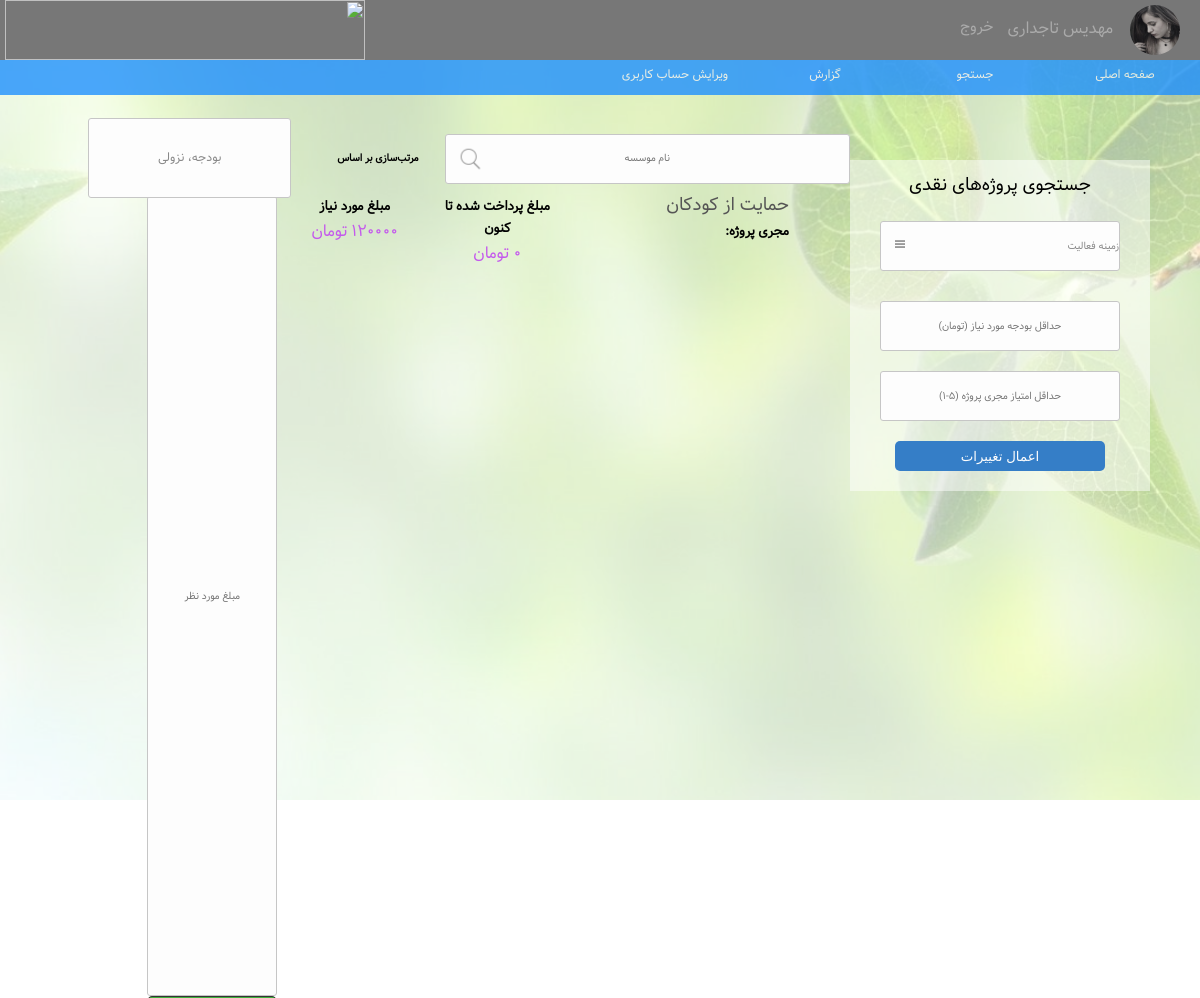
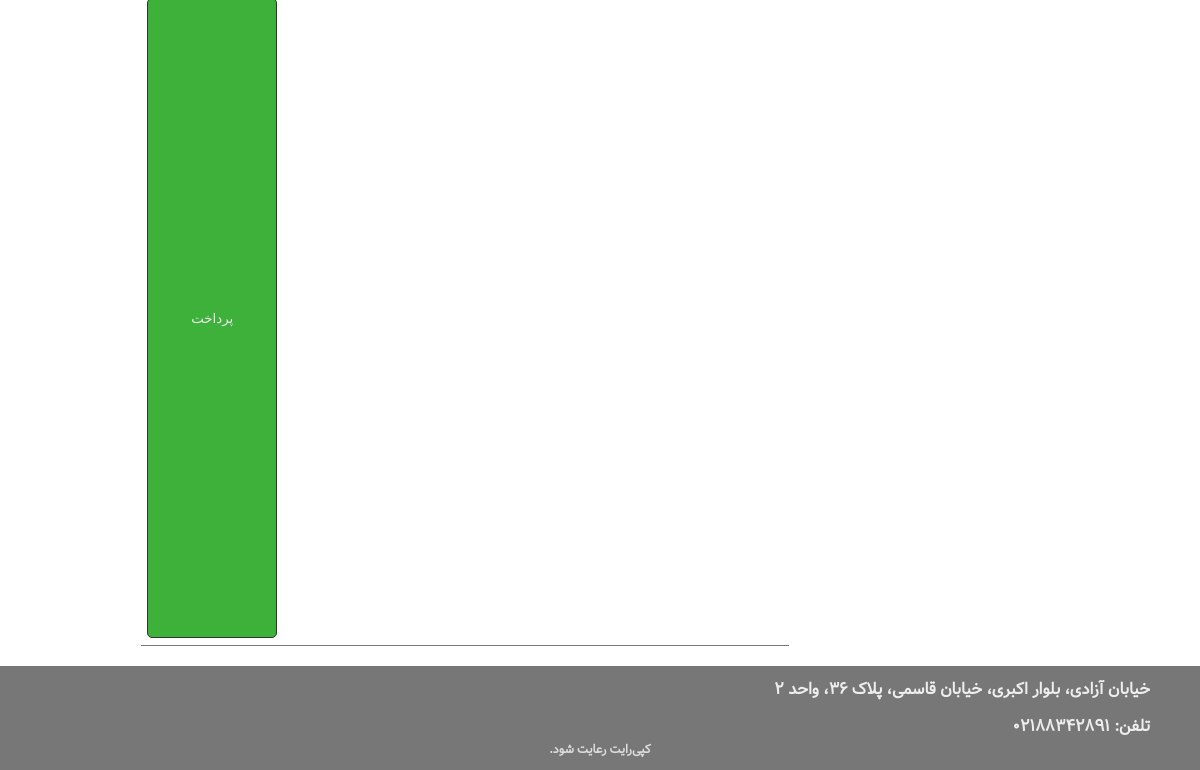
The app's page /search/projects/ (signed in), older data (2 pictures, top to bottom).
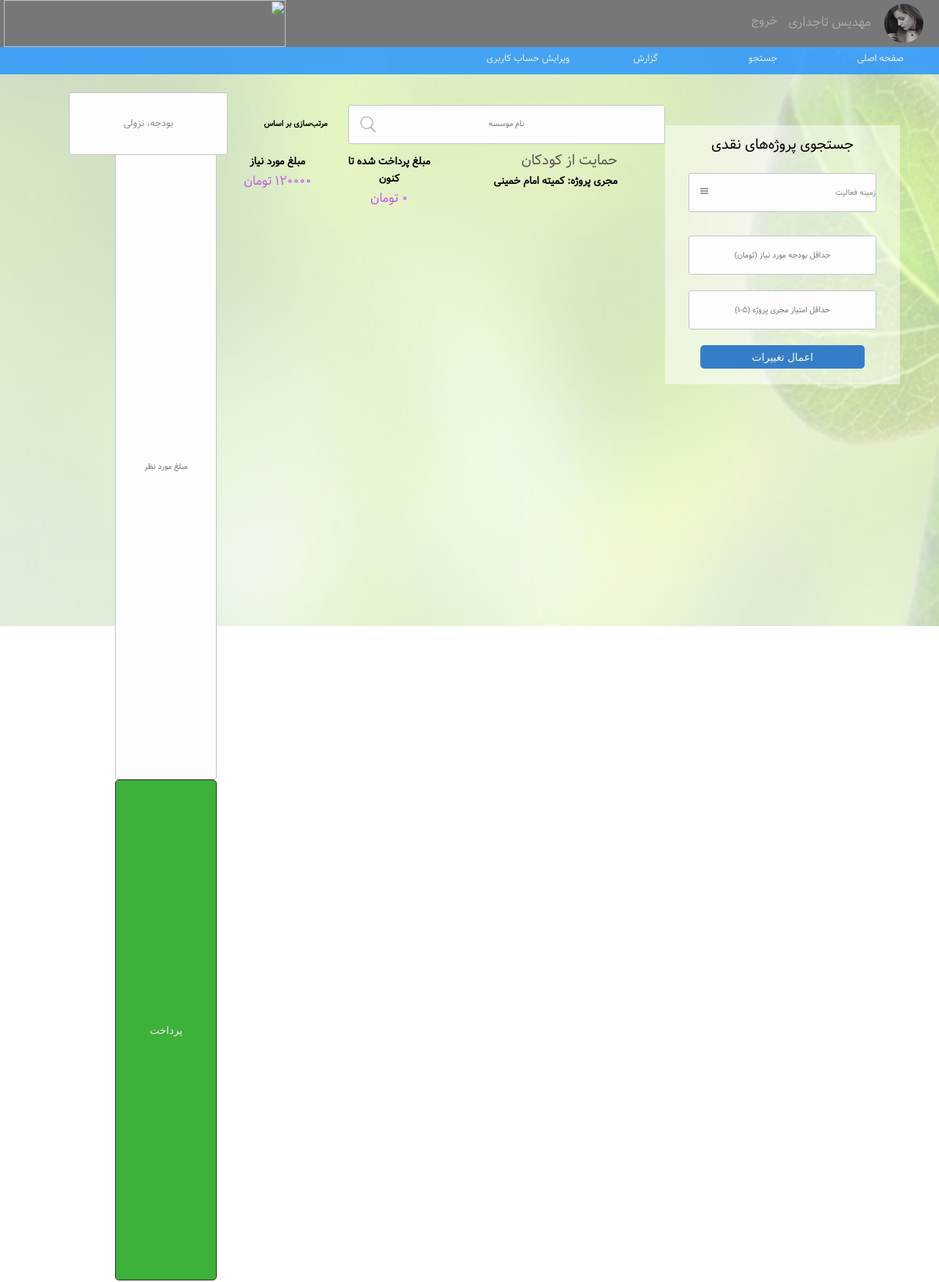
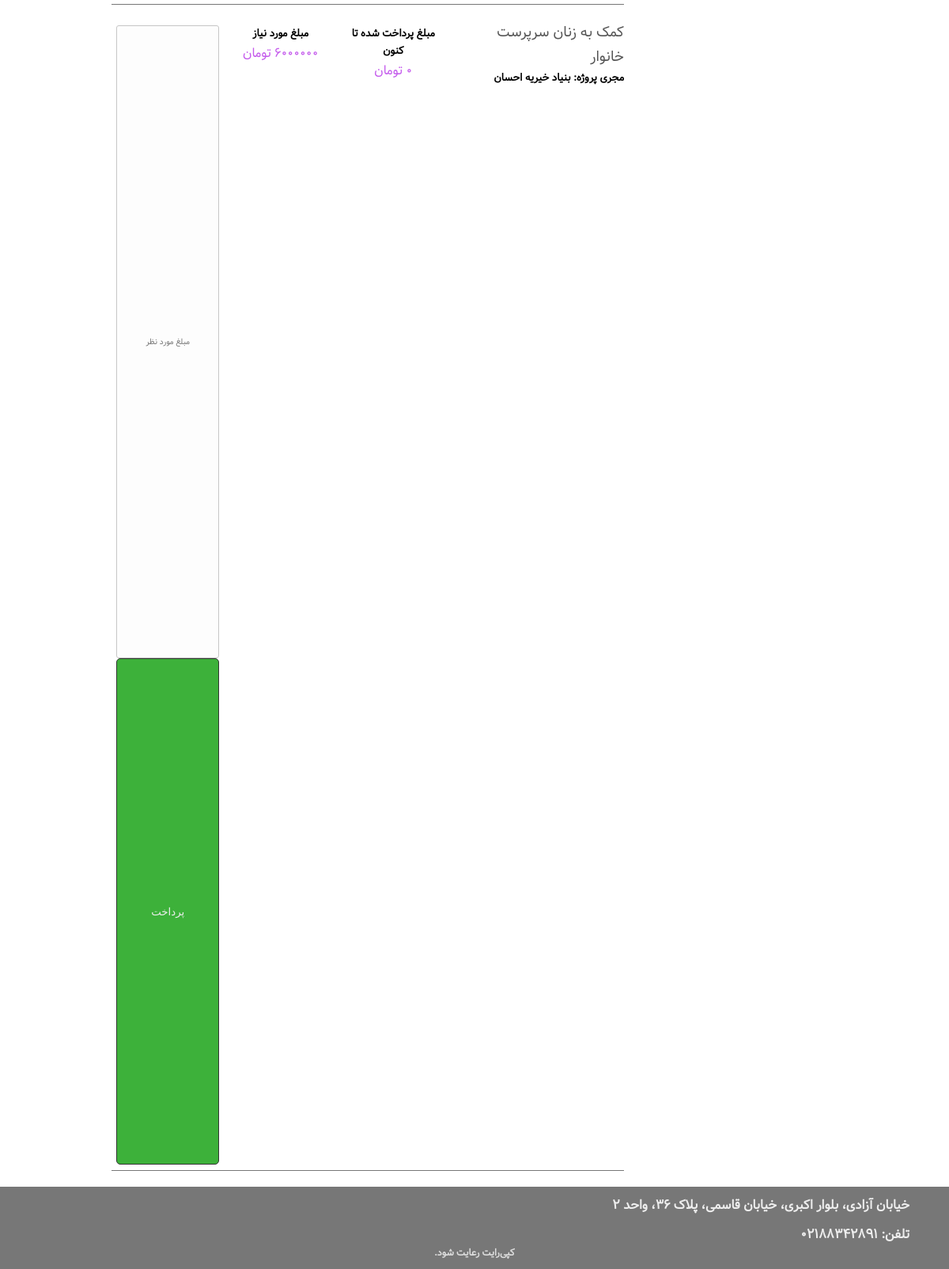
The same page, newer data (2 pictures, top to bottom).
### users/models.py (models this page shows, shortened)
class Project(models.Model):
    id = models.AutoField(primary_key=True)
    user = models.ForeignKey(CustomUser, on_delete=models.CASCADE, related_name='creator')
    name = models.CharField(max_length=50)
    budget = models.IntegerField(default=0)
    city = models.CharField(max_length=15, default='blank')
    description = models.TextField(max_length=300)
    paymethod = models.CharField(max_length=10, choices=BANK_CHOICES)
    cardno = models.CharField(max_length=20, blank=True)
    accno = models.CharField(max_length=25, blank=True)
    alreadyPaid = models.IntegerField(default=0)

class CustomUser(AbstractUser):
    state = models.NullBooleanField(default=None)
    isBen = models.BooleanField(default=False)
    isOrg = models.BooleanField(default=False)
    image = models.ImageField(upload_to='../media/profile_pics/', default='../../media/profile_pics/no-picture.png')

class Organization(models.Model):
    user = models.OneToOneField(CustomUser, on_delete=models.CASCADE, related_name='organizer')
    name = models.CharField(max_length=20)
    day = models.IntegerField()
    month = models.IntegerField()
    year = models.IntegerField()
    address = models.CharField(max_length=100)
    city = models.CharField(max_length=10, default='blank')
    phone = models.CharField(max_length=15)
    website = models.URLField()
    license = models.CharField(max_length=20)
    rate = models.ForeignKey(TotalRate, on_delete=models.CASCADE, related_name='orgRate')

### users/views.py (the view)
# urls.py: url(r'^search/projects/', views.list_projects, name='search_projects'),
@admin_ben_only
def list_projects(request):
    categories = Category.objects.all()
    if request.method == 'POST':
        name = request.POST['org']
        sortType = request.POST['sortType']
        projects = Project.objects.filter(user__organizer__name__icontains=name)
        if sortType == "alreadyD":
            projects = projects.order_by('-alreadyPaid')
        if sortType == "alreadyA":
            projects = projects.order_by('alreadyPaid')
        if sortType == "budgetD":
            projects = projects.order_by('-budget')
        if sortType == "budgetA":
            projects = projects.order_by('budget')
        try:
            projects = projects.filter(budget__gte=int(request.POST.get('minimumbudget')))
        except ValueError:
            projects = projects.filter(budget__gte=0)
        tmp = []
        minrate = request.POST.get('minimumtotalrating')
        if minrate is not None:
            for project in projects:
                count = Rate.objects.filter(ratedUser=project.user).count()
                if count == 0 or project.user.organizer.rate.totalRate >= float(minrate)*25:
                    tmp.append(project)
        projects = tmp
        category = request.POST['field']
        if category != "blank":
            temp_projs = []
            for pr in projects:
                if len(CategoryProject.objects.filter(projectId=pr.id, categoryId=category)):
                    temp_projs.append(pr)
            projects = temp_projs
    else:
        projects = Project.objects.all()
    return render(request, 'main/searchProject.html', {'projects': projects, 'categories': categories})

### templates/main/searchProject.html (shortened to what the changed rows need)
﻿<!DOCTYPE html>
{% load staticfiles %}
<html lang="fa" dir="rtl">
<head>
    <link rel="stylesheet" type="text/css" href={% static "css/style.css" %}>
    <link rel="stylesheet" type="text/css" href={% static "css/search.css" %}>
    <link rel="stylesheet" href={% static "css/ionicons.min.css" %}>
</head>
<body>
<div class="main">
    <div class="mainPage">
        <div class="container">
            <div id="result">
                {% for project in projects %}
                    <div class="project">
                        <div class="specifications">
                            <a href={% url 'profile' project.user.username %}>{{ project.name }}</a>
                            <h3>مجری پروژه: {{ project.user.organizer.name }}</h3>
                        </div>
                        <form method="post" action="{% url 'donate' %}" class="cost">
                            <input id="value{{ project.id }}" placeholder="مبلغ مورد نظر" type="number" name="value">
                            <button style="text-decoration: none;background-color: rgb(61,177,58);display:inline-block; color: rgb(238,238,238); border-radius: 5px;"
                               onclick="this.form.submit()">پرداخت</button>
                        </form>
                        <div class="cost">
                            <h3>مبلغ مورد نیاز</h3>
                            <span class="budget">{{ project.budget }} تومان</span>
                        </div>
                        <div class="cost">
                            <h3>مبلغ پرداخت شده تا کنون</h3>
                            <span class="budget">{{ project.alreadyPaid }} تومان</span>
                        </div>
                    </div>
                {% endfor %}
            </div>
        </div>
    </div>
</div>
</body>
</html>

Row changes from the older to the newer data that the page shows:
shown differently, row unchanged: Project "حمایت از کودکان": user.organizer.name (not shown) → "کمیته امام خمینی"
added Project: name "کمک به زنان سرپرست خانوار", user.organizer.name "بنیاد خیریه احسان"
